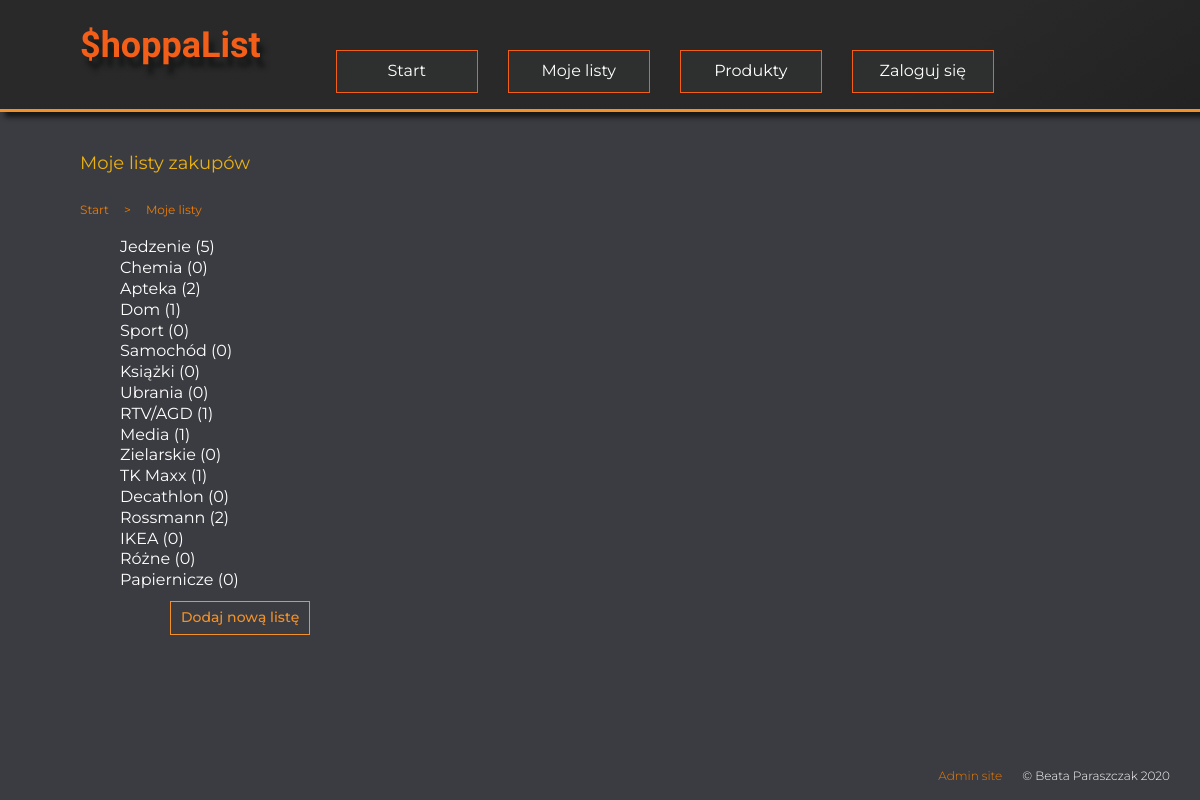
Page /categories/ on the committed database.
### shopping/models.py (models this page shows, shortened)
class Category(models.Model):
    name = models.CharField(
        max_length=30,
        unique=True,
        verbose_name='Nazwa listy',
    )
    def __str__(self):
        return self.name
    class Meta:
       verbose_name = 'Category'
       verbose_name_plural = 'Categories'

### shopping/views.py (the view)
# urls.py: path('categories/', views.ListCategories.as_view(), name="categories"),
class ListCategories(ListView):
    queryset = Category.objects.annotate(liczba=Count('product'))
    model = Category
    template_name = 'shopping/cat_list.html'
    extra_context ={
        'title': 'Moje listy zakupów',
    }

### shopping/templates/shopping/cat_list.html
{% extends "base.html" %}
{% block content %}
<ul class="breadcrumb">
    <li><a href="{% url 'index' %}">Start</a></li>
    <li>&gt</li>
    <li><a href="{% url 'categories' %}">Moje listy</a></li>
</ul>
<ul>
    {% for cat in object_list %}
    <li><a href="{% url 'category' cat.pk %}">{{ cat }} ({{ cat.liczba }})</a></li>
    {% endfor %}
</ul>
<ul class="buttons">
    <li><a class="sub" href="{% url 'c_add' %}">Dodaj nową listę</a></li>
</ul>
{% endblock %}

### shopping/static/shopping/style.css (style rules this page uses)
body { font-family: 'Montserrat', sans-serif; background-color: #3b3c41; margin: 0; padding: 0; color: #ffffff; height: 100vh; box-sizing: border-box; position: relative; }
.breadcrumb { display: flex; font-size: 12px !important; color: #ee7b00 !important; padding: 0 !important; margin-bottom: 20px; }
.breadcrumb li { font-size: 12px !important; color: #ee7b00 !important; margin-right: 15px; }
.breadcrumb li a { font-size: 12px !important; color: #ee7b00 !important; }
ul { list-style: none; line-height: 1.3; }
ul a { text-decoration: none; color: #ffffff; }
.buttons { display: flex; margin-left: 40px; }
.sub { text-align: center; padding: 6px 10px 8px 10px; margin: 10px; color: #f39129; font-family: inherit; font-weight: 500; text-decoration: none; font-size: 14px; background-color: #3b3c41; border: 1px solid #f39129; transition: 0.4; }

### rows in the picture
Category: name "Jedzenie", liczba "5"
Category: name "Chemia", liczba "0"
Category: name "Apteka", liczba "2"
Category: name "Dom", liczba "1"
Category: name "Sport", liczba "0"
Category: name "Samochód", liczba "0"
Category: name "Książki", liczba "0"
Category: name "Ubrania", liczba "0"
Category: name "RTV/AGD", liczba "1"
Category: name "Media", liczba "1"
Category: name "Zielarskie", liczba "0"
Category: name "TK Maxx", liczba "1"
Category: name "Decathlon", liczba "0"
Category: name "Rossmann", liczba "2"
Category: name "IKEA", liczba "0"
Category: name "Różne", liczba "0"
Category: name "Papiernicze", liczba "0"

### other values in the picture
{{ title }} "Moje listy zakupów"
